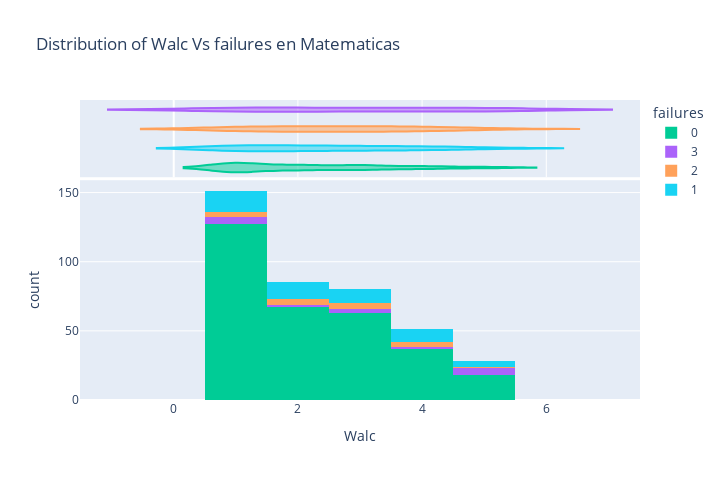

This figure's notebook cell:
### Markdown cell above
## Cantidad de clases reprobadas vs Edad en clase Matemáticas

### Code cell
import plotly.express as px
fig = px.histogram(alcoholEstudiantesMat, x="Walc", color="failures", marginal="violin", hover_data=alcoholEstudiantesMat.columns, 
                   title ="Distribution of Walc Vs failures en Matematicas", 
                   labels={"A": "walc"},
                   color_discrete_map={"0": "RebeccaPurple", "1": "MediumPurple",},
                   width=720, height=480
                  ) 
fig.show()

### Figure 1 — Plotly figure (JSON) as saved in the notebook; plotly's stock layout.template omitted (floating-point values rounded to 4 significant figures; data arrays with more than 128 entries replaced by an {"elided": "..."} marker saying what was removed)
{"data": [{"alignmentgroup": "True", "bingroup": "x", "hovertemplate": "failures=0<br>Walc=%{x}<br>count=%{y}<extra></extra>", "legendgroup": "0", "marker": {"color": "#00cc96"}, "name": "0", "offsetgroup": "0", "orientation": "v", "showlegend": true, "type": "histogram", "x": {"elided": "312 int values"}, "xaxis": "x", "yaxis": "y"}, {"alignmentgroup": "True", "customdata": {"elided": "312x33 mixed values"}, "hovertemplate": "failures=%{customdata[14]}<br>Walc=%{customdata[27]}<br>school=%{customdata[0]}<br>sex=%{customdata[1]}<br>age=%{customdata[2]}<br>address=%{customdata[3]}<br>famsize=%{customdata[4]}<br>Pstatus=%{customdata[5]}<br>Medu=%{customdata[6]}<br>Fedu=%{customdata[7]}<br>Mjob=%{customdata[8]}<br>Fjob=%{customdata[9]}<br>reason=%{customdata[10]}<br>guardian=%{customdata[11]}<br>traveltime=%{customdata[12]}<br>studytime=%{customdata[13]}<br>schoolsup=%{customdata[15]}<br>famsup=%{customdata[16]}<br>paid=%{customdata[17]}<br>activities=%{customdata[18]}<br>nursery=%{customdata[19]}<br>higher=%{customdata[20]}<br>internet=%{customdata[21]}<br>romantic=%{customdata[22]}<br>famrel=%{customdata[23]}<br>freetime=%{customdata[24]}<br>goout=%{customdata[25]}<br>Dalc=%{customdata[26]}<br>health=%{customdata[28]}<br>absences=%{customdata[29]}<br>G1=%{customdata[30]}<br>G2=%{customdata[31]}<br>G3=%{customdata[32]}<extra></extra>", "legendgroup": "0", "marker": {"color": "#00cc96"}, "name": "0", "offsetgroup": "0", "scalegroup": "x", "showlegend": false, "type": "violin", "x": {"elided": "312 int values"}, "xaxis": "x2", "yaxis": "y2"}, {"alignmentgroup": "True", "bingroup": "x", "hovertemplate": "failures=3<br>Walc=%{x}<br>count=%{y}<extra></extra>", "legendgroup": "3", "marker": {"color": "#ab63fa"}, "name": "3", "offsetgroup": "3", "orientation": "v", "showlegend": true, "type": "histogram", "x": [3, 4, 1, 1, 2, 1, 5, 5, 1, 5, 5, 1, 2, 5, 3, 3], "xaxis": "x", "yaxis": "y"}, {"alignmentgroup": "True", "customdata": {"elided": "16x33 mixed values"}, "hovertemplate": "failures=%{customdata[14]}<br>Walc=%{customdata[27]}<br>school=%{customdata[0]}<br>sex=%{customdata[1]}<br>age=%{customdata[2]}<br>address=%{customdata[3]}<br>famsize=%{customdata[4]}<br>Pstatus=%{customdata[5]}<br>Medu=%{customdata[6]}<br>Fedu=%{customdata[7]}<br>Mjob=%{customdata[8]}<br>Fjob=%{customdata[9]}<br>reason=%{customdata[10]}<br>guardian=%{customdata[11]}<br>traveltime=%{customdata[12]}<br>studytime=%{customdata[13]}<br>schoolsup=%{customdata[15]}<br>famsup=%{customdata[16]}<br>paid=%{customdata[17]}<br>activities=%{customdata[18]}<br>nursery=%{customdata[19]}<br>higher=%{customdata[20]}<br>internet=%{customdata[21]}<br>romantic=%{customdata[22]}<br>famrel=%{customdata[23]}<br>freetime=%{customdata[24]}<br>goout=%{customdata[25]}<br>Dalc=%{customdata[26]}<br>health=%{customdata[28]}<br>absences=%{customdata[29]}<br>G1=%{customdata[30]}<br>G2=%{customdata[31]}<br>G3=%{customdata[32]}<extra></extra>", "legendgroup": "3", "marker": {"color": "#ab63fa"}, "name": "3", "offsetgroup": "3", "scalegroup": "x", "showlegend": false, "type": "violin", "x": [3, 4, 1, 1, 2, 1, 5, 5, 1, 5, 5, 1, 2, 5, 3, 3], "xaxis": "x2", "yaxis": "y2"}, {"alignmentgroup": "True", "bingroup": "x", "hovertemplate": "failures=2<br>Walc=%{x}<br>count=%{y}<extra></extra>", "legendgroup": "2", "marker": {"color": "#FFA15A"}, "name": "2", "offsetgroup": "2", "orientation": "v", "showlegend": true, "type": "histogram", "x": [3, 4, 3, 2, 2, 1, 2, 3, 2, 4, 4, 4, 3, 1, 1, 1, 5], "xaxis": "x", "yaxis": "y"}, {"alignmentgroup": "True", "customdata": {"elided": "17x33 mixed values"}, "hovertemplate": "failures=%{customdata[14]}<br>Walc=%{customdata[27]}<br>school=%{customdata[0]}<br>sex=%{customdata[1]}<br>age=%{customdata[2]}<br>address=%{customdata[3]}<br>famsize=%{customdata[4]}<br>Pstatus=%{customdata[5]}<br>Medu=%{customdata[6]}<br>Fedu=%{customdata[7]}<br>Mjob=%{customdata[8]}<br>Fjob=%{customdata[9]}<br>reason=%{customdata[10]}<br>guardian=%{customdata[11]}<br>traveltime=%{customdata[12]}<br>studytime=%{customdata[13]}<br>schoolsup=%{customdata[15]}<br>famsup=%{customdata[16]}<br>paid=%{customdata[17]}<br>activities=%{customdata[18]}<br>nursery=%{customdata[19]}<br>higher=%{customdata[20]}<br>internet=%{customdata[21]}<br>romantic=%{customdata[22]}<br>famrel=%{customdata[23]}<br>freetime=%{customdata[24]}<br>goout=%{customdata[25]}<br>Dalc=%{customdata[26]}<br>health=%{customdata[28]}<br>absences=%{customdata[29]}<br>G1=%{customdata[30]}<br>G2=%{customdata[31]}<br>G3=%{customdata[32]}<extra></extra>", "legendgroup": "2", "marker": {"color": "#FFA15A"}, "name": "2", "offsetgroup": "2", "scalegroup": "x", "showlegend": false, "type": "violin", "x": [3, 4, 3, 2, 2, 1, 2, 3, 2, 4, 4, 4, 3, 1, 1, 1, 5], "xaxis": "x2", "yaxis": "y2"}, {"alignmentgroup": "True", "bingroup": "x", "hovertemplate": "failures=1<br>Walc=%{x}<br>count=%{y}<extra></extra>", "legendgroup": "1", "marker": {"color": "#19d3f3"}, "name": "1", "offsetgroup": "1", "orientation": "v", "showlegend": true, "type": "histogram", "x": [2, 2, 1, 4, 1, 1, 1, 1, 4, 3, 5, 4, 4, 1, 3, 4, 4, 4, 1, 1, 5, 3, 4, 5, 2, 1, 4, 1, 1, 1, 1, 2, 3, 2, 2, 2, 1, 2, 3, 2, 2, 5, 3, 3, 3, 2, 3, 3, 2, 1], "xaxis": "x", "yaxis": "y"}, {"alignmentgroup": "True", "customdata": {"elided": "50x33 mixed values"}, "hovertemplate": "failures=%{customdata[14]}<br>Walc=%{customdata[27]}<br>school=%{customdata[0]}<br>sex=%{customdata[1]}<br>age=%{customdata[2]}<br>address=%{customdata[3]}<br>famsize=%{customdata[4]}<br>Pstatus=%{customdata[5]}<br>Medu=%{customdata[6]}<br>Fedu=%{customdata[7]}<br>Mjob=%{customdata[8]}<br>Fjob=%{customdata[9]}<br>reason=%{customdata[10]}<br>guardian=%{customdata[11]}<br>traveltime=%{customdata[12]}<br>studytime=%{customdata[13]}<br>schoolsup=%{customdata[15]}<br>famsup=%{customdata[16]}<br>paid=%{customdata[17]}<br>activities=%{customdata[18]}<br>nursery=%{customdata[19]}<br>higher=%{customdata[20]}<br>internet=%{customdata[21]}<br>romantic=%{customdata[22]}<br>famrel=%{customdata[23]}<br>freetime=%{customdata[24]}<br>goout=%{customdata[25]}<br>Dalc=%{customdata[26]}<br>health=%{customdata[28]}<br>absences=%{customdata[29]}<br>G1=%{customdata[30]}<br>G2=%{customdata[31]}<br>G3=%{customdata[32]}<extra></extra>", "legendgroup": "1", "marker": {"color": "#19d3f3"}, "name": "1", "offsetgroup": "1", "scalegroup": "x", "showlegend": false, "type": "violin", "x": [2, 2, 1, 4, 1, 1, 1, 1, 4, 3, 5, 4, 4, 1, 3, 4, 4, 4, 1, 1, 5, 3, 4, 5, 2, 1, 4, 1, 1, 1, 1, 2, 3, 2, 2, 2, 1, 2, 3, 2, 2, 5, 3, 3, 3, 2, 3, 3, 2, 1], "xaxis": "x2", "yaxis": "y2"}], "layout": {"barmode": "relative", "height": 480, "legend": {"title": {"text": "failures"}, "tracegroupgap": 0}, "title": {"text": "Distribution of Walc Vs failures en Matematicas"}, "width": 720, "xaxis": {"anchor": "y", "domain": [0, 1], "title": {"text": "Walc"}}, "xaxis2": {"anchor": "y2", "domain": [0, 1], "matches": "x", "showgrid": true, "showticklabels": false}, "yaxis": {"anchor": "x", "domain": [0, 0.7326], "title": {"text": "count"}}, "yaxis2": {"anchor": "x2", "domain": [0.7426, 1], "matches": "y2", "showgrid": false, "showline": false, "showticklabels": false, "ticks": ""}}}
